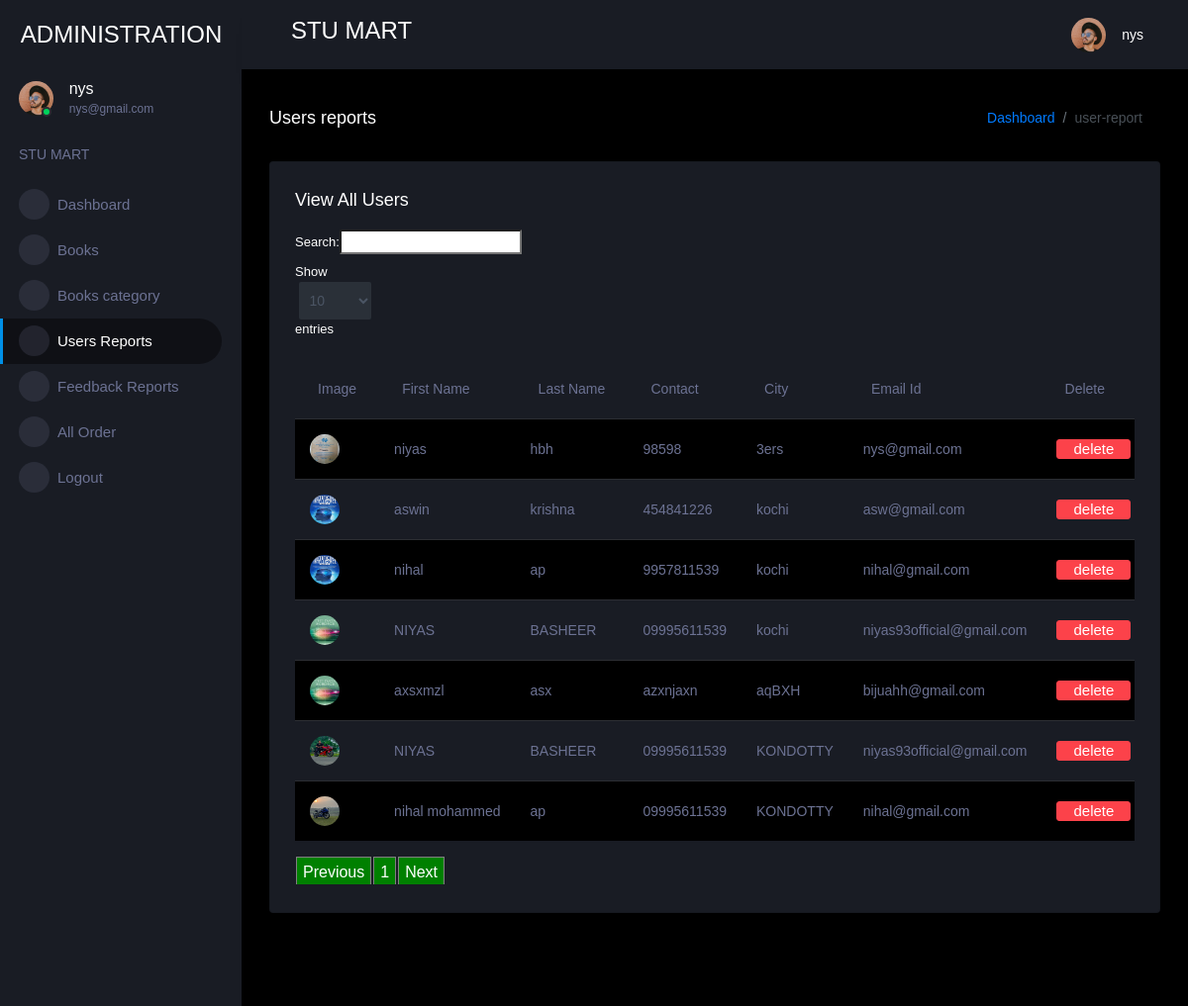
/view_user (signed in), run on the app's committed database.
### book/models.py (models this page shows, shortened)
class Profile(models.Model):
    user = models.ForeignKey(User, on_delete=models.CASCADE, null=True)
    dob = models.DateField(null=True)
    city = models.CharField(max_length=30, null=True)
    address = models.CharField(max_length=50, null=True)
    contact = models.CharField(max_length=10, null=True)
    image = models.FileField(null=True)

### book/views.py (the view)
# urls.py: path('view_user',View_user,name="view_user"),
def View_user(request):
    if not request.user.is_authenticated:
        return redirect('login_admin')
    users = [i.id for i in User.objects.filter(is_staff=0)]
    pro = Profile.objects.filter(user__in = users)
    d = {'user':pro}
    return render(request,'administration/view_user.html',d)

### book/templates/administration/view_user.html (shortened to what this page needs)
{% extends 'administration/index.html' %}
{% load static %}
{% block body %}
<link rel = stylesheet href="https://cdn.datatables.net/1.10.23/css/dataTables.bootstrap.min.css">
<div class="main-panel">
    <div class="content-wrapper">
      <div class="page-header">
        <h3 class="page-title"> Users reports </h3>
        <nav aria-label="breadcrumb">
          <ol class="breadcrumb">
            <li class="breadcrumb-item"><a href="#">Dashboard</a></li>
            <li class="breadcrumb-item active" aria-current="page">user-report</li>
          </ol>
        </nav>
      </div>
      <div class="row">
        <div class="col-lg-12 grid-margin stretch-card">
          <div class="card">
            <div class="card-body">
              <h4 class="card-title">View All Users</h4>
              <div class="table-responsive">
                <table class="table table-striped" id="example">
                  <thead>
                    <tr>
                        <th>Image</th>
                        <th>First Name</th>
                        <th>Last Name</th>
                          <th>Contact</th>
                          <th>City</th>
                        <th>Email Id</th>
                        <th>Delete</th>
                      </tr>
                      </thead>
                       <tbody>
                        {% for i in user %}
                      <tr>
                        <td><img src="{{i.image.url}}"></td>
                        <td>{{i.user.first_name}}</td>
                        <td>{{i.user.last_name}}</td>
                          <td>{{i.contact}}</td>
                          <td>{{i.city}}</td>
                          <td>{{i.user.email}}</td>
                        <td><a href="{% url 'delete_user' i.user.id %}" onclick="return confirm('Are you sure?')"><button class="btn btn-danger">delete</button></a></td>
                      </tr>
                        {% empty %}
                    <tr>
                      <td>Data Not Found</td>
                    </tr>
                        {% endfor %}
                        </tbody>
                </table>
              </div>
            </div>
          </div>
        </div>
      </div>
    </div>
{% endblock %}

### book/templates/administration/index.html (shortened to what this page needs)
<!DOCTYPE html>
{% load static %}
<html lang="en">
  <head>
    <link rel="stylesheet" href="{% static 'assets/vendors/mdi/css/materialdesignicons.min.css' %}">
    <link rel="stylesheet" href="{% static 'assets/vendors/css/vendor.bundle.base.css' %}">
    <link rel="stylesheet" href="{% static 'assets/vendors/jvectormap/jquery-jvectormap.css' %}">
    <link rel="stylesheet" href="{% static 'assets/vendors/flag-icon-css/css/flag-icon.min.css' %}">
    <link rel="stylesheet" href="{% static 'assets/vendors/owl-carousel-2/owl.carousel.min.css' %}">
    <link rel="stylesheet" href="{% static 'assets/vendors/owl-carousel-2/owl.theme.default.min.css' %}">
    <link rel="stylesheet" href="{% static 'assets/css/style.css' %}">
  </head>
  <body>
    <div class="container-scroller">
      <nav class="sidebar sidebar-offcanvas" id="sidebar">
        <div class="sidebar-brand-wrapper d-none d-lg-flex align-items-center justify-content-center fixed-top">
          <a class="sidebar-brand brand-logo" href="index.html" style="color:white">ADMINISTRATION</a>
        </div>
        <ul class="nav">
          <li class="nav-item profile">
            <div class="profile-desc">
              <div class="profile-pic">
                <div class="count-indicator">
                  <img class="img-xs rounded-circle " src="{% static 'assets/images/faces/face15.jpg' %}" alt="">
                  <span class="count bg-success"></span>
                </div>
                <div class="profile-name">
                  <h5 class="mb-0 font-weight-normal">{{request.user.username}}</h5>
                  <span>{{request.user.email}}</span>
                </div>
              </div>
              <a href="#" id="profile-dropdown" data-toggle="dropdown"><i class="mdi mdi-dots-vertical"></i></a>
            </div>
          </li>
          <li class="nav-item nav-category">
            <span class="nav-link">STU MART</span>
          </li>
          <li class="nav-item menu-items">
            <a class="nav-link" href="/admin-home">
              <span class="menu-icon">
                <i class="mdi mdi-speedometer"></i>
              </span>
              <span class="menu-title">Dashboard</span>
            </a>
          </li>
          <li class="nav-item menu-items">
            <a class="nav-link" data-toggle="collapse" href="#ui-basic" aria-expanded="false" aria-controls="ui-basic">
              <span class="menu-icon">
                <i class="mdi mdi-laptop"></i>
              </span>
              <span class="menu-title">Books</span>
              <i class="menu-arrow"></i>
            </a>
          </li>
          <li class="nav-item menu-items">
            <a class="nav-link" data-toggle="collapse" href="#ui-basic-1" aria-expanded="false" aria-controls="ui-basic">
              <span class="menu-icon">
                <i class="mdi mdi-laptop"></i>
              </span>
              <span class="menu-title">Books category</span>
              <i class="menu-arrow"></i>
            </a>
          </li>
          <li class="nav-item menu-items">
            <a class="nav-link" href="/view_user">
              <span class="menu-icon">
                <i class="mdi mdi-account-card-details"></i>
              </span>
              <span class="menu-title">Users Reports</span>
            </a>
          </li>
          <li class="nav-item menu-items">
            <a class="nav-link" href="/view_feedback">
              <span class="menu-icon">
                <i class="mdi mdi-playlist-play"></i>
              </span>
              <span class="menu-title">Feedback Reports</span>
            </a>
          </li>
          <li class="nav-item menu-items">
            <a class="nav-link" href="/admin_viewBooking">
              <span class="menu-icon">
                <i class="mdi mdi-table-large"></i>
              </span>
              <span class="menu-title">All Order</span>
            </a>
          </li>
          <li class="nav-item menu-items">
            <a class="nav-link" href="/logout">
              <span class="menu-icon">
                <i class="mdi mdi-chart-bar"></i>
              </span>
              <span class="menu-title">Logout</span>
            </a>
          </li>
        </ul>
      </nav>
      <div class="container-fluid page-body-wrapper">
        <nav class="navbar p-0 fixed-top d-flex flex-row">
          <div class="navbar-menu-wrapper flex-grow d-flex align-items-stretch">
            <button class="navbar-toggler navbar-toggler align-self-center" type="button" data-toggle="minimize">
              <span class="mdi mdi-menu"></span>
            </button>
            <ul class="navbar-nav w-100">
              <li class="nav-item w-100">
                <h3>STU MART</h3>
              </li>
            </ul>
            <ul class="navbar-nav navbar-nav-right">
              <li class="nav-item dropdown">
                <a class="nav-link" id="profileDropdown" href="#" data-toggle="dropdown">
                  <div class="navbar-profile">
                    <img class="img-xs rounded-circle" src="{% static 'assets/images/faces/face15.jpg' %}" alt="">
                    <p class="mb-0 d-none d-sm-block navbar-profile-name">{{request.user.username}}</p>
                    <i class="mdi mdi-menu-down d-none d-sm-block"></i>
                  </div>
                </a>
              </li>
            </ul>
          </div>
        </nav>
        {% block body %}{% endblock %}
          <footer class="footer">
          </footer>
        </div>
      </div>
    </div>
  </body>
</html>

### data on the page
Profile: image (picture), user.first_name "niyas", user.last_name "hbh", contact "98598", city "3ers", user.email "nys@gmail.com"
Profile: image (picture), user.first_name "aswin", user.last_name "krishna", contact "454841226", city "kochi", user.email "asw@gmail.com"
Profile: image (picture), user.first_name "nihal", user.last_name "ap", contact "9957811539", city "kochi", user.email "nihal@gmail.com"
Profile: image (picture), user.first_name "NIYAS", user.last_name "BASHEER", contact "09995611539", city "kochi", user.email "niyas93official@gmail.com"
Profile: image (picture), user.first_name "axsxmzl", user.last_name "asx", contact "azxnjaxn", city "aqBXH", user.email "bijuahh@gmail.com"
Profile: image (picture), user.first_name "NIYAS", user.last_name "BASHEER", contact "09995611539", city "KONDOTTY", user.email "niyas93official@gmail.com"
Profile: image (picture), user.first_name "nihal mohammed", user.last_name "ap", contact "09995611539", city "KONDOTTY", user.email "nihal@gmail.com"

### other printed values
{{ request.user.username }} "nys"
{{ request.user.email }} "nys@gmail.com"
